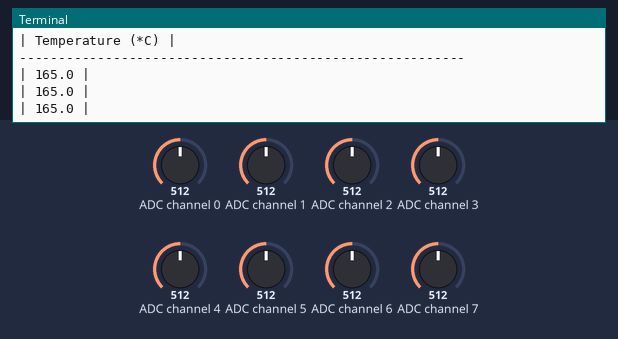
This program was run on a simulated Raspberry Pi (BCM pin numbers). Parts: the last lines printed to the terminal. The test bench sets the inputs (shaded band); at power-on: ADC channel 0 = 512, ADC channel 1 = 512, ADC channel 2 = 512, ADC channel 3 = 512, ADC channel 4 = 512, ADC channel 5 = 512, ADC channel 6 = 512, ADC channel 7 = 512 (analog values on the 0–1023 scale).

Above: at 1.2 s.
1.3 s: ADC channel 0 set to 716
At 1.9 s:
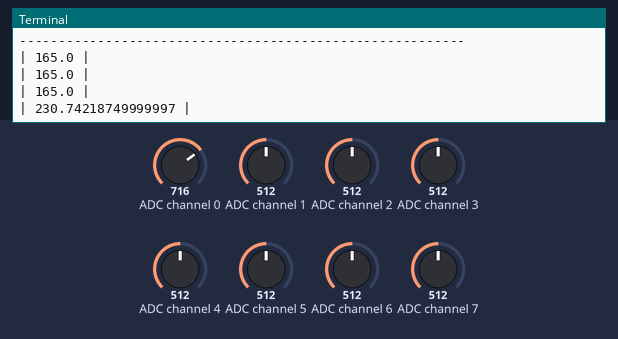
2.8 s: ADC channel 0 set to 992
At 3.4 s:
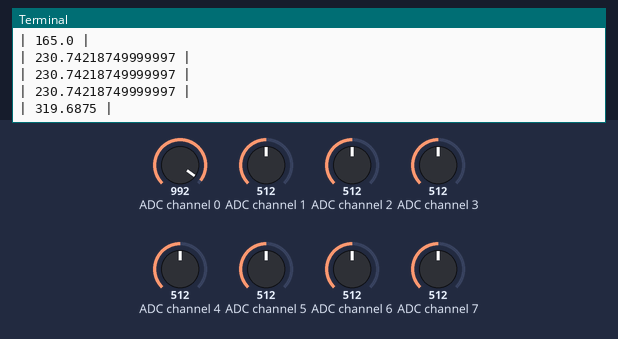
Timing chart, 0 to 5.8 s (numbered marks = the images above; inputs shaded):
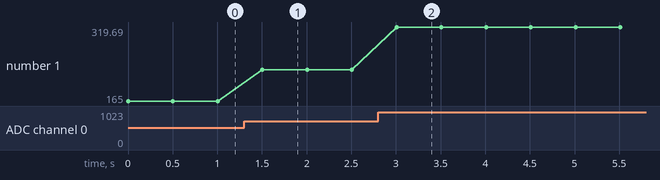

Measured:
- after the input at 1.3 s, the terminal: prints a new line after 0.21 s (image 1)
- after the input at 2.8 s, the terminal: prints a new line after 0.21 s (image 2)
- plotted number 1: 165 → 230.74 after the input at 1.3 s, 230.74 → 319.69 after the input at 2.8 s

The program:

PythonCode.py
```python
import time

# Import SPI library (for hardware SPI) and MCP3008 library.
import Adafruit_GPIO.SPI as SPI
import Adafruit_MCP3008


# Hardware SPI configuration:
SPI_PORT   = 0
SPI_DEVICE = 0
mcp = Adafruit_MCP3008.MCP3008(spi=SPI.SpiDev(SPI_PORT, SPI_DEVICE))


print('Reading MCP3008 values, press Ctrl-C to quit...')

print('| Temperature (*C) |'.format(*range(8)))
print('-' * 57)

while True:

    values = [0]*8
    voltage=[0]*8
    temperature=[0]*8

    for i in range(8):

        values[i] = mcp.read_adc(i)
        voltage[i]=values[i]*3.3/1024
        temperature[i]= voltage[i]*100


    print('| {0:>4} |'.format(*temperature))
    # Pause for half a second.
    time.sleep(0.5)
```
